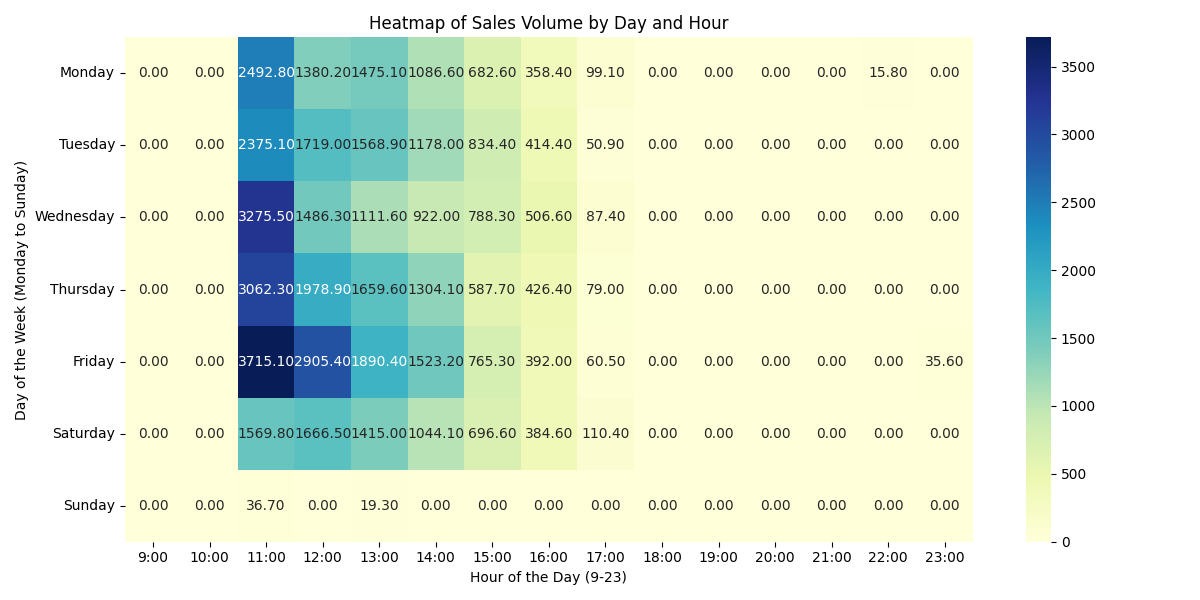
#> input picture sales_heatmap.png, 1200 x 600 px
$ python preprocess.py
#> lines starting #> are read from the running program, lines starting #| are printed output that depends on the picture
import cv2
import numpy as np

def load_heatmap(image_path):
#> called with image_path = 'sales_heatmap.png'
    img = cv2.imread(image_path, cv2.IMREAD_GRAYSCALE)
#> img: shape (600, 1200); min 0, max 255, mean 230.5
    img = cv2.resize(img, (128, 128))
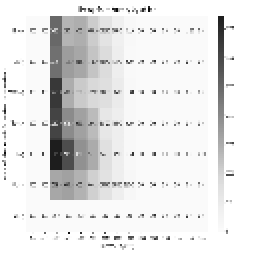
#> img: shape (128, 128) (shown 2 times larger); min 4, max 255, mean 230.5
    img = img / 255.0  # Normalize pixels
    img = np.expand_dims(img, axis=-1)  # Add channel dimension
    return img

def get_heatmap_data():
    paths = [
        "sales_heatmap.png",
        "monthly_sales.png",
        "holiday_heatmap.png",
    ]
    return np.array([load_heatmap(p) for p in paths])
#> call 2 of load_heatmap, with image_path = 'monthly_sales.png'
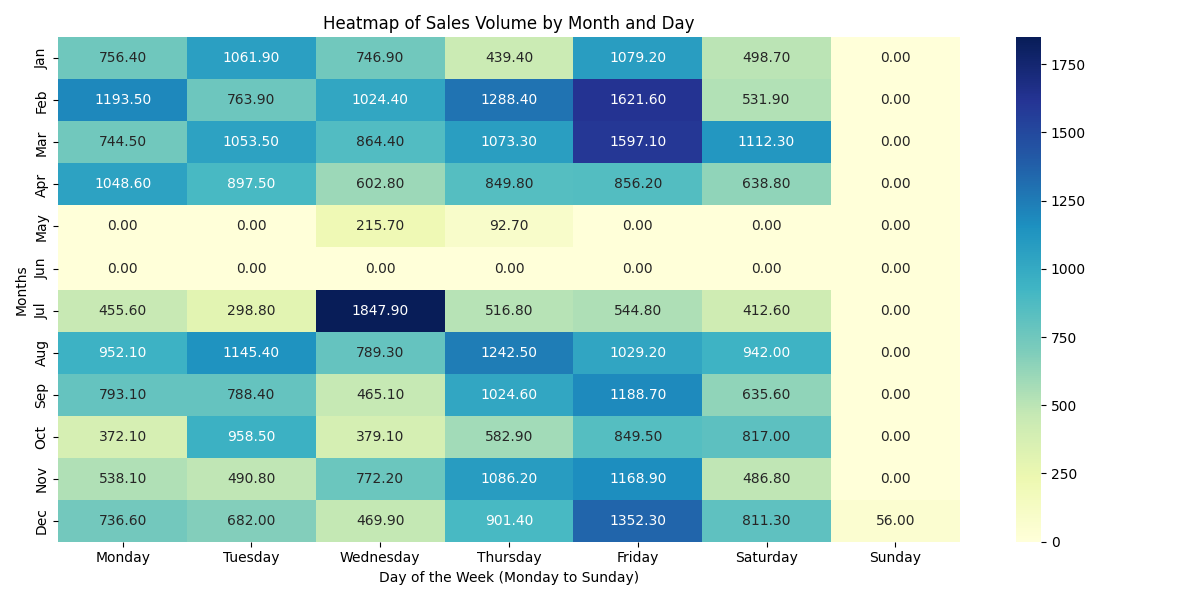
#> input picture monthly_sales.png, 1200 x 600 px
#> in load_heatmap (call 2), `img = cv2.imread(image_path, cv2.IMREAD_GRAYSCALE)`:
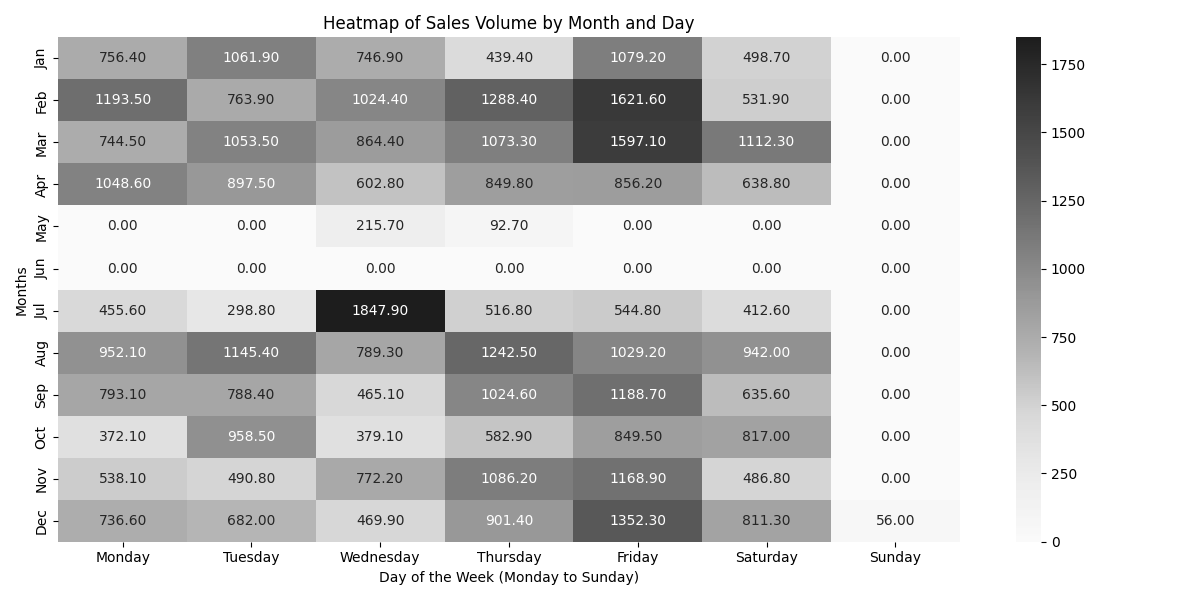
#> img: shape (600, 1200); min 0, max 255, mean 206.1
#> in load_heatmap (call 2), `img = cv2.resize(img, (128, 128))`:
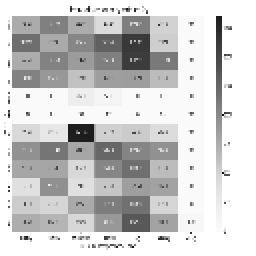
#> img: shape (128, 128) (shown 2 times larger); min 8, max 255, mean 205.6
#> call 3 of load_heatmap, with image_path = 'holiday_heatmap.png'
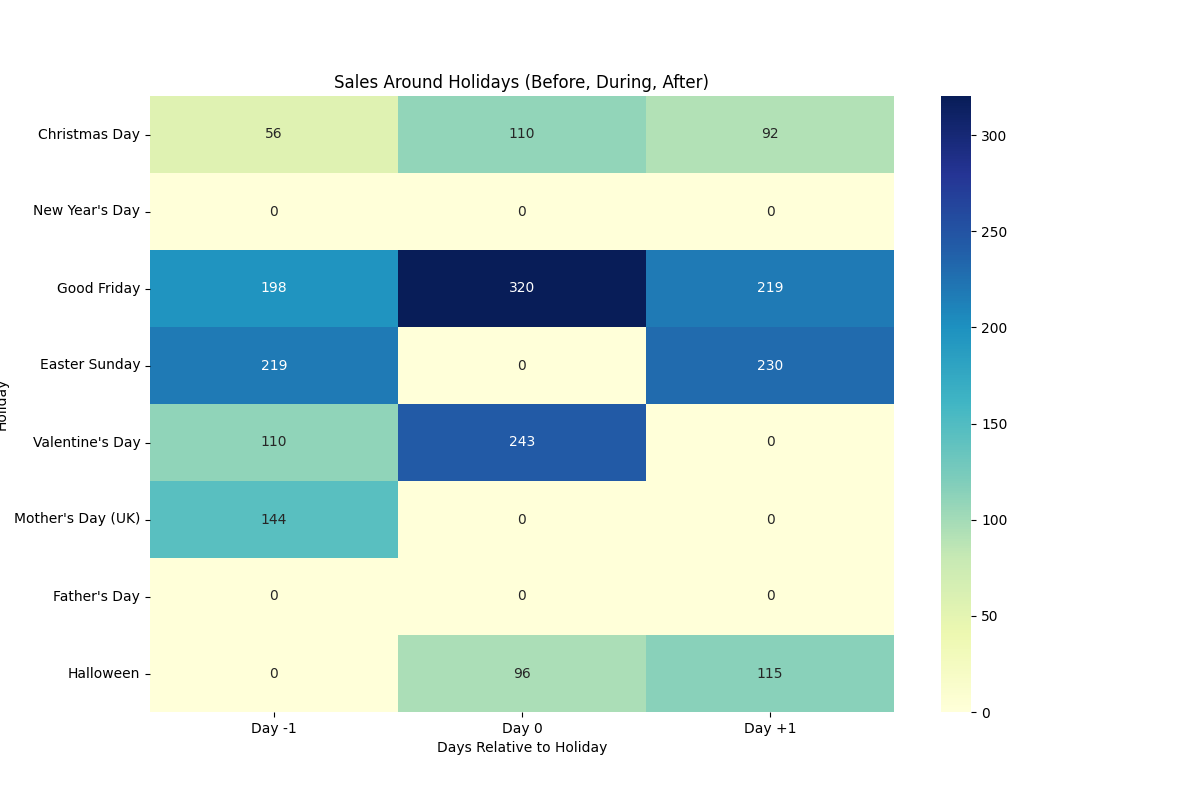
#> input picture holiday_heatmap.png, 1200 x 800 px
#> in load_heatmap (call 3), `img = cv2.imread(image_path, cv2.IMREAD_GRAYSCALE)`:
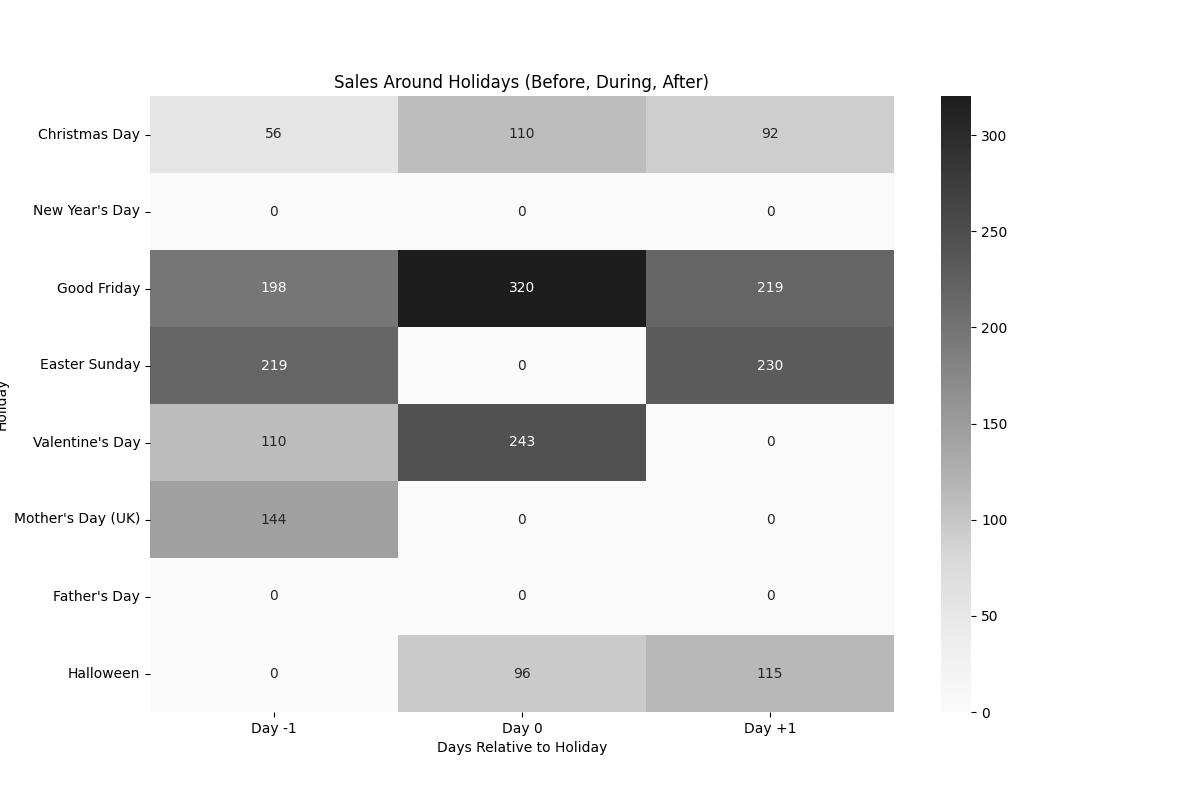
#> img: shape (800, 1200); min 0, max 255, mean 221.8
#> in load_heatmap (call 3), `img = cv2.resize(img, (128, 128))`:
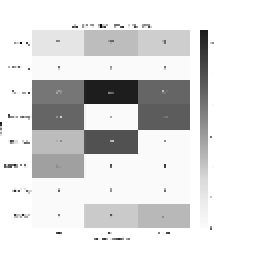
#> img: shape (128, 128) (shown 2 times larger); min 8, max 255, mean 221.6

# Example: Load heatmaps
X = get_heatmap_data()
print("Loaded heatmaps shape:", X.shape)  # Should be (3 (the amount of heatmaps i have), 128, 128, 1)
#| Loaded heatmaps shape: (3, 128, 128, 1)
